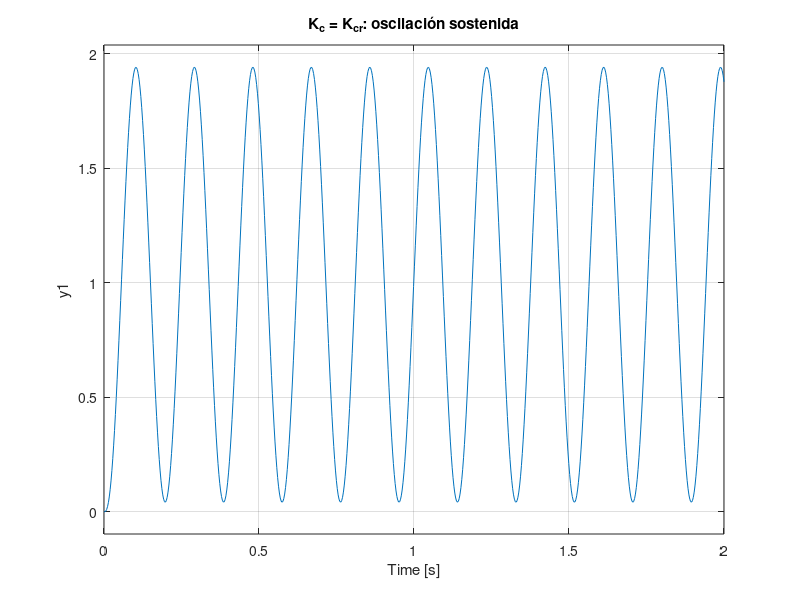

Write the MATLAB code that produced this figure.
%% C2_Ej3_RangoKc -- Notas: sección 10.7 (¿cuánta ganancia aguanta? Routh-Hurwitz contra Bode)
% Gp(s) = 1/((s+1)(s+10)(s+100)), Gc = Kc.
% Polinomio característico: s^3 + 111 s^2 + 1110 s + (1000 + Kc)
% ESPERADO  Kcr = 122 210, w_cr = 33.32 rad/s, P_cr = 0.189 s
%           Bode asintótico con Kc = 1000: GM ~ 40 dB -> Kcr ~ 100 000 (conservador)
clear; close all; clc;
if ~exist('bodeAsintotico', 'file'), addpath(fullfile(fileparts(mfilename('fullpath')), '..', '..', 'comun')); end

%% Routh-Hurwitz (sin Symbolic Toolbox)
% [ini:routh]
a2 = 111;  a1 = 1110;                      % s^3 + a2 s^2 + a1 s + (1000 + Kc)
% Fila s^1: (a2*a1 - (1000+Kc))/a2 > 0   y   fila s^0: 1000 + Kc > 0
Kcr = a2*a1 - 1000                         % 122 210  ->  -1000 < Kc < 122 210
wcr = sqrt(a1)                             % 33.32 rad/s (polinomio auxiliar a2 s^2 + 1000 + Kcr)
Pcr = 2*pi/wcr                             % 0.189 s  (periodo crítico, Ziegler-Nichols)
% [fin:routh]

%% Bode: con Kc = 1000 la ganancia DC es 0 dB
% [ini:bodekc]
G1000 = zpk([], [-1 -10 -100], 1000);
[Gm, ~, Wcg] = margin(G1000);
fprintf('GM = %.2f dB = x%.2f  ->  Kcr = 1000*GM = %.0f  (w_GM = %.2f)\n', ...
        20*log10(Gm), Gm, 1000*Gm, Wcg);
% [fin:bodekc]

%% Verificación: con Kc = Kcr el lazo cerrado oscila a w_cr
T = feedback(Kcr*zpk([], [-1 -10 -100], 1), 1);
figure('Color', 'w'); step(T, 2); grid on; title('K_c = K_{cr}: oscilación sostenida');
damp(T)

%% (Opcional) el mismo Routh con Symbolic Math Toolbox
if license('test', 'Symbolic_Toolbox')
    syms Kc s
    p = expand((s+1)*(s+10)*(s+100)) + Kc  %#ok<NOPTS>
end
